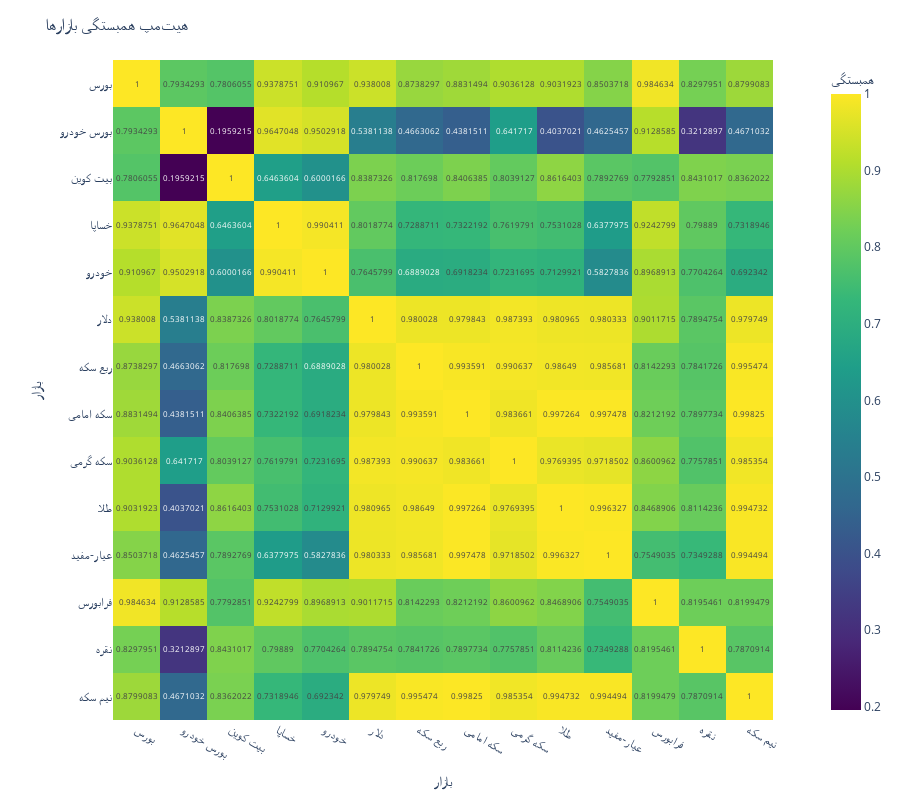

Notebook cell for this chart:
### Markdown cell above
# Correlation Between Markets

### Code cell
correlation_markets = [
    "Sandoghe-Aiar", "Bourse", "Fara-Bourse", "Gold", "Dollar",
    "Coin", "Nim-Coin", "Coin-Gerami", "Bitcoin", "Rob-Coin",
    "Bourse-Khodro", "Khesapa", "Khodro", "Silver",
]

set_custom_output_height(800)
plot_correlation_heatmap(df, markets=correlation_markets)

### Figure 1 — Plotly figure (JSON) as saved in the notebook; plotly's stock layout.template omitted (floating-point values rounded to 4 significant figures; data arrays with more than 128 entries replaced by an {"elided": "..."} marker saying what was removed)
{"data": [{"coloraxis": "coloraxis", "hovertemplate": "بازار: %{x}<br>بازار: %{y}<br>همبستگی: %{z}<extra></extra>", "name": "0", "texttemplate": "%{z}", "type": "heatmap", "x": ["بورس", "بورس خودرو", "بیت کوین", "خساپا", "خودرو", "دلار", "ربع سکه", "سکه امامی", "سکه گرمی", "طلا", "عیار-مفید", "فرابورس", "نقره", "نیم سکه"], "xaxis": "x", "y": ["بورس", "بورس خودرو", "بیت کوین", "خساپا", "خودرو", "دلار", "ربع سکه", "سکه امامی", "سکه گرمی", "طلا", "عیار-مفید", "فرابورس", "نقره", "نیم سکه"], "yaxis": "y", "z": {"elided": "14x14 float values"}}], "layout": {"coloraxis": {"colorbar": {"title": {"text": "همبستگی"}}, "colorscale": [[0.0, "#440154"], [0.1111, "#482878"], [0.2222, "#3e4989"], [0.3333, "#31688e"], [0.4444, "#26828e"], [0.5556, "#1f9e89"], [0.6667, "#35b779"], [0.7778, "#6ece58"], [0.8889, "#b5de2b"], [1.0, "#fde725"]]}, "height": 800, "margin": {"t": 60}, "title": {"text": "هیتمپ همبستگی بازارها"}, "xaxis": {"anchor": "y", "constrain": "domain", "domain": [0.0, 1.0], "scaleanchor": "y", "title": {"text": "بازار"}}, "yaxis": {"anchor": "x", "autorange": "reversed", "constrain": "domain", "domain": [0.0, 1.0], "title": {"text": "بازار"}}}}
